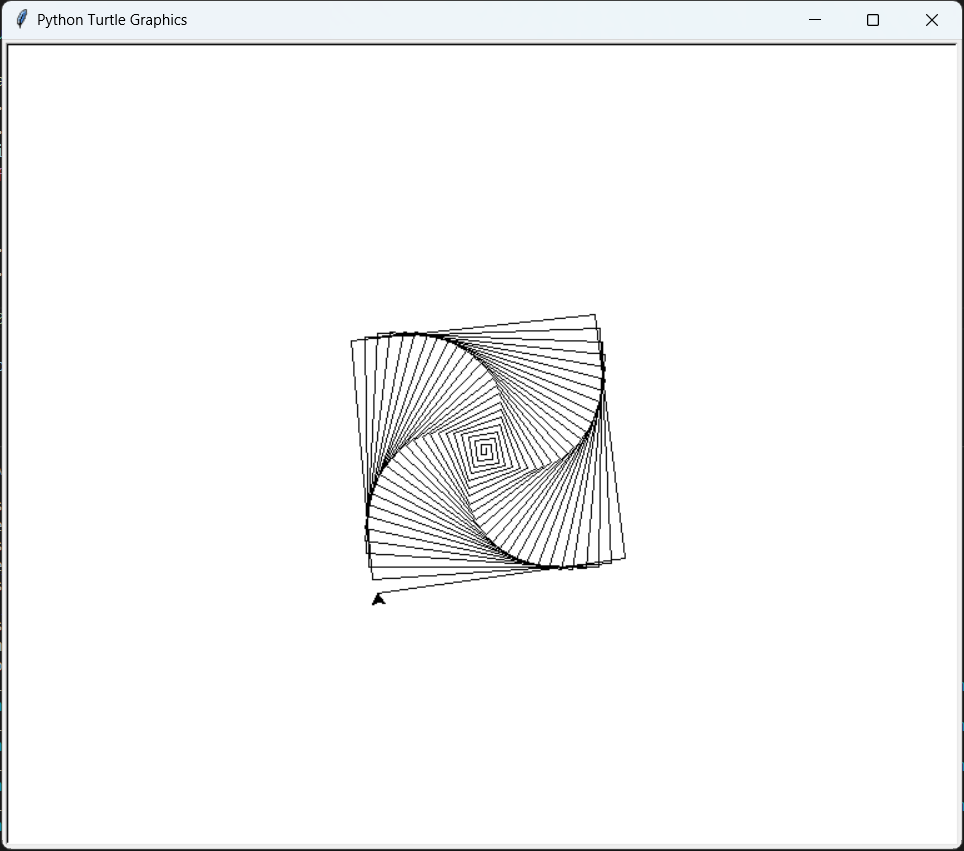

Write Python code to recreate this figure.
import turtle

alex = turtle.Turtle()

def spiral(tam, angle):
    alex.right(90)
    alex.forward(1)
    for i in range(tam-1):
        for j in range(2):
            alex.forward((i+1)*4)
            alex.right(angle)
    alex.forward(tam*4)
    alex.right(90)

spiral(50, 89)

turtle.done()
